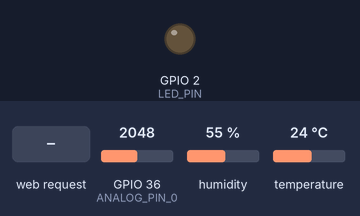
This sketch was run on a simulated ESP32. Parts: output pins drawn as LEDs (lit = HIGH). Inputs (shaded band) come from the test bench; at power-on: GPIO 36 (ANALOG_PIN_0) = 2048, humidity 55 %, temperature 24 °C. WiFi joins after 1.5 s; servers stay silent unless stated; what the sketch prints to the serial monitor is not drawn.

Above: at 2.7 s.
2.8 s: HTTP request GET /H received
At 3.4 s:
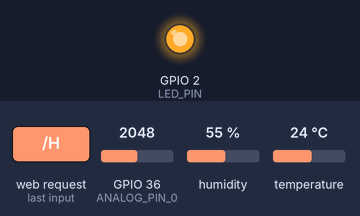
4.3 s: HTTP request GET /L received
At 4.6 s:
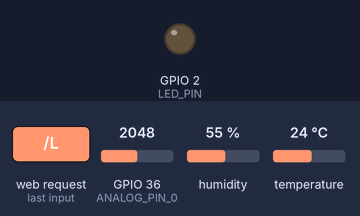
Timing chart, 0 to 7.3 s (numbered marks = the images above; inputs shaded):
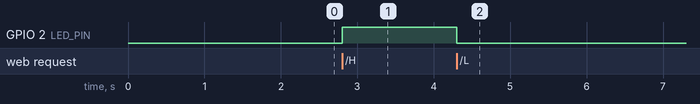

Measured:
- after the input at 2.8 s, GPIO 2 (LED_PIN): LOW → HIGH at once
- after the input at 4.3 s, GPIO 2 (LED_PIN): HIGH → LOW at once

The sketch:

sketch_jun10a.ino
```cpp
/********************************************************************************
 * Sending data to a local Page
 *  => Temp/Hum from a DHT22 Sensor
 *  => Generic data from a analog input (potenciometer)
 *
 * Receiving commands from a local page
 *  ==> Turning ON/OFF a LED
 *
 * Based on original SimpleWiFiServer created for on Arduino 25 Nov 2012 by Tom Igoe
 * and ported for sparkfun esp32 on 31.01.2017 by Jan Hendrik Berlin
 *
 * MJRoBot.org 9Sept17
 ********************************************************************************/

/* WiFi parameters and credentials */
#include <WiFi.h>
#include <NTPClient.h>
#include <WiFiUdp.h>
const char* ssid     = "iPhone";
const char* password = "00000000";
WiFiServer server(80);
#define NTP_OFFSET  -3  * 60 * 60 // In seconds
#define NTP_INTERVAL 60 * 1000    // In miliseconds
#define NTP_ADDRESS  "europe.pool.ntp.org"
WiFiUDP ntpUDP;
NTPClient timeClient(ntpUDP, NTP_ADDRESS, NTP_OFFSET, NTP_INTERVAL);

/* DHT Temperature and Humidity Sensor */
#include "DHT.h"
#define DHTPIN 23
#define DHTTYPE DHT22
DHT dht(DHTPIN, DHTTYPE);
float localHum = 0;
float localTemp = 0;

/* LED */
#define LED_PIN 2

//Analog Input
#define ANALOG_PIN_0 36
int analog_value = 0;

void setup()
{
  Serial.begin(115200);
  pinMode(LED_PIN, OUTPUT);
  delay(10);

  connectWiFi();

  dht.begin();
}

int value = 0;

void loop()
{
  analog_value = analogRead(ANALOG_PIN_0);
  timeClient.begin();
  getDHT();
  WiFiLocalWebPageCtrl();
}

/***************************************************
* Get indoor Temp/Hum data
****************************************************/
void getDHT()
{
  float tempIni = localTemp;
  float humIni = localHum;
  localTemp = dht.readTemperature();
  localHum = dht.readHumidity();
  if (isnan(localHum) || isnan(localTemp))   // Check if any reads failed and exit early (to try again).
  {
    localTemp = tempIni;
    localHum = humIni;
    return;
  }
}

/***************************************************
* Send and receive data from Local Page
****************************************************/
void WiFiLocalWebPageCtrl(void)
{
  WiFiClient client = server.available();   // listen for incoming clients
  //client = server.available();
  if (client) {                             // if you get a client,
    Serial.println("New Client.");           // print a message out the serial port
    String currentLine = "";                // make a String to hold incoming data from the client
    while (client.connected()) {            // loop while the client's connected
      if (client.available()) {             // if there's bytes to read from the client,
        char c = client.read();             // read a byte, then
        Serial.write(c);                    // print it out the serial monitor
        if (c == '\n') {                    // if the byte is a newline character

          // if the current line is blank, you got two newline characters in a row.
          // that's the end of the client HTTP request, so send a response:
          if (currentLine.length() == 0) {
            // HTTP headers always start with a response code (e.g. HTTP/1.1 200 OK)
            // and a content-type so the client knows what's coming, then a blank line:
            client.println("HTTP/1.1 200 OK");
            client.println("Content-type:text/html");
            client.println();

            // the content of the HTTP response follows the header:
            //WiFiLocalWebPageCtrl();
              client.print("Temperature now is: ");
              client.print(localTemp);
              client.print("  oC<br>");
              client.print("Humidity now is:     ");
              client.print(localHum);
              client.print(" % <br>");
              client.print("<br>");
              client.print("Analog Data:     ");
              client.print(analog_value);
              client.print("<br>");
              client.print("<br>");

              client.print("Click <a href=\"/H\">here</a> to turn the LED on.<br>");
              client.print("Click <a href=\"/L\">here</a> to turn the LED off.<br>");

            // The HTTP response ends with another blank line:
            client.println();
            // break out of the while loop:
            break;
          } else {    // if you got a newline, then clear currentLine:
            currentLine = "";
          }
        } else if (c != '\r') {  // if you got anything else but a carriage return character,
          currentLine += c;      // add it to the end of the currentLine
        }

        // Check to see if the client request was "GET /H" or "GET /L":
        if (currentLine.endsWith("GET /H")) {
          digitalWrite(LED_PIN, HIGH);               // GET /H turns the LED on
        }
        if (currentLine.endsWith("GET /L")) {
          digitalWrite(LED_PIN, LOW);                // GET /L turns the LED off
        }
      }
    }
    // close the connection:
    client.stop();
    Serial.println("Client Disconnected.");
  }
}

/***************************************************
* Connecting to a WiFi network
****************************************************/
void connectWiFi(void)
{
  Serial.println();
  Serial.println();
  Serial.print("Connecting to ");
  Serial.println(ssid);
  WiFi.begin(ssid, password);
  while (WiFi.status() != WL_CONNECTED)
  {
    delay(30);
    Serial.print(".");
  }
  Serial.println("");
  Serial.println("WiFi connected.");
  Serial.println("IP address: ");
  Serial.println(WiFi.localIP());

  server.begin();
}
```
